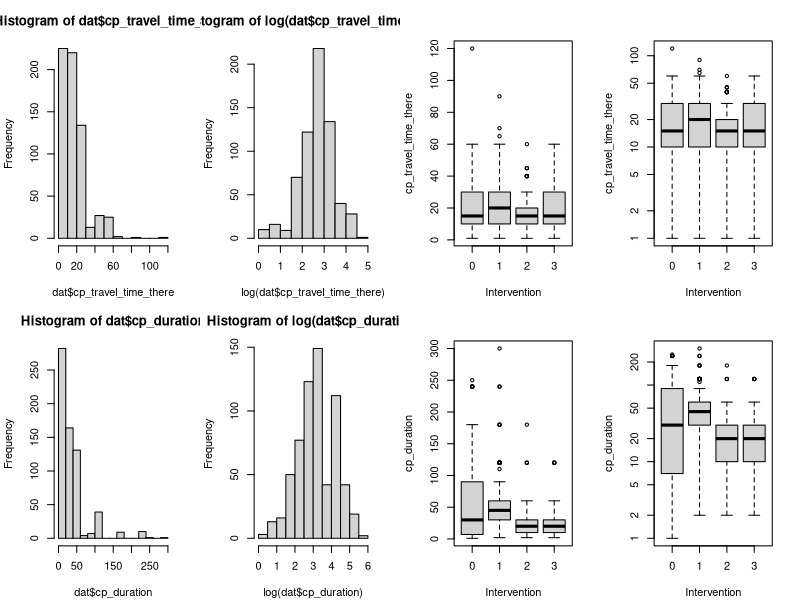
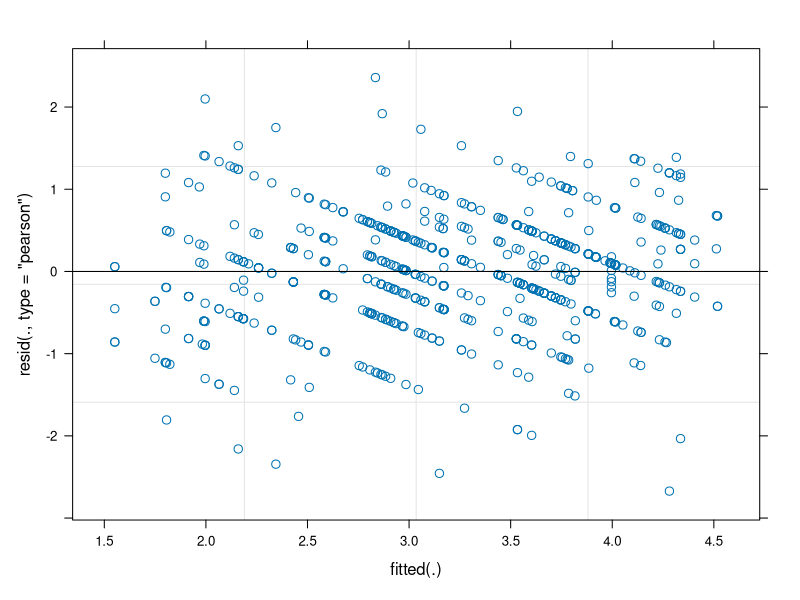
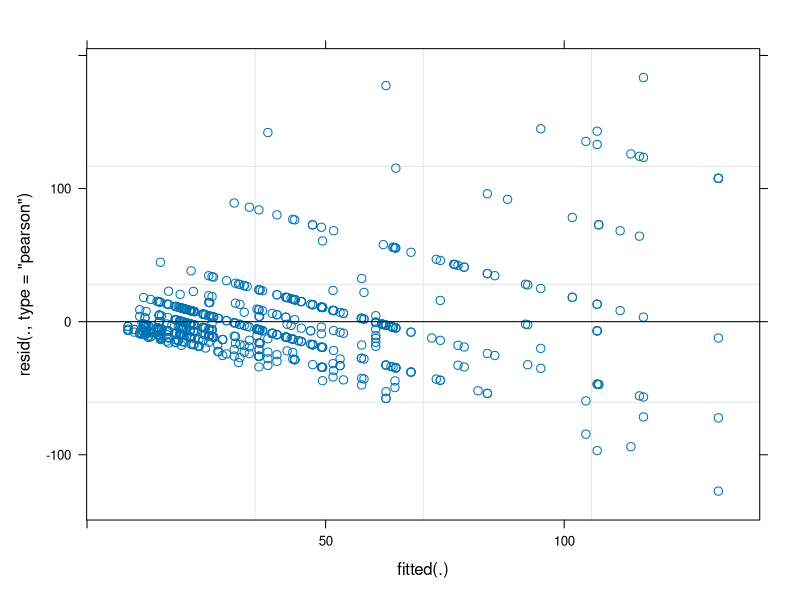

R code for these plots, in order:
rm(list=ls())
library(lme4)
library(lmerTest)

#' Load and tidy up data
dat <- read.csv("Time_Analysis_coded.csv")
head(dat)
tail(dat)

#' Any NAs?
sum(is.na(dat))

#' Create factors
dat$household_ID <- factor(dat$household_ID)
dat$district <- factor(dat$district)
dat$ward <- factor(dat$ward)
dat$village <- factor(dat$village)
dat$subvillage <- factor(dat$subvillage)
dat$Intervention <- factor(dat$Intervention)


#' Check design
table(dat$district)
table(dat$district, dat$ward)
table(dat$district, dat$Intervention)
table(dat$district, dat$campaign_type)

#' Check each row is a unique HH
length(dat$household_ID)
length(unique(dat$household_ID))

#' Check villages are uniquely labelled
table(rowSums(table(dat$village, dat$ward) > 0))
#' ...no re-use of village labels across wards.  

#' Check sub-villages are uniquely labelled
table(rowSums(table(dat$subvillage, dat$village) > 0))
#' ...one subvillages label occurs in two villages. Which one?
rev(sort(rowSums(table(dat$subvillage, dat$village) > 0)))
#' ... it's number 43:
dat[dat$subvillage == "43", ]

#' I'll assume this is an error and create a unique ID for subvillages
dat$subvillage <- paste(dat$village, dat$subvillage, sep = "-")

#' How many observations at the lowest level (subvillage)
summary(c(table(dat$subvillage)))
#' mean is 5, range is 1-10.  

#' Response: time taken by owner to reach the vaccination point
summary(dat$cp_travel_time_there) # no zeroes, handy for log transformation
summary(dat$cp_duration) # no zeroes, handy for log transformation
tapply(dat$cp_travel_time_there, dat$Intervention, summary)
tapply(dat$cp_duration, dat$Intervention, summary)

old.par <- par(mfrow = c(2, 4), mar = c(4.1, 4.1, 3.1, 2.1))
hist(dat$cp_travel_time_there)
hist(log(dat$cp_travel_time_there))
plot(cp_travel_time_there ~ Intervention, data = dat)
plot(cp_travel_time_there ~ Intervention, data = dat, log = "y")
hist(dat$cp_duration)
hist(log(dat$cp_duration))
boxplot(cp_duration ~ Intervention, data = dat)
boxplot(cp_duration ~ Intervention, data = dat, log = "y")
par(old.par)

#' LMM with log transformed response should work - logged 
#' times look pretty normal within intervention groups.  

#' Create a logged response 
dat$cp_duration.log <- log(dat$cp_duration)

#' Fit model  
fit.dur.full <-
  lmer(cp_duration.log ~ Intervention + district + (1 | ward) + (1 | village) + (1 | subvillage), 
       data = dat)
#' Ideally district would be a random effect but there aren't enough levels, so we'll
#' fit it as a fixed effect, and drop it if it isn't significant.  

#' Methods: Variation in duration of ... between interventions was modelled using a 
#' linear mixed model (LMM) fitted using REML, where log_e(duration) was the 
#' response, intervention and district were categorical fixed effects, 
#' and nested random intercepts were fitted at the ward, village and subvillage levels. 
#' The response was log-transformed to meet the assumptions of 
#' homoscedasticity and normality of residuals, which were checked visually by plotting 
#' the residuals against the fitted values.

plot(fit.dur.full) 
#' ...looks fine. 
#' Compare with the untransformed outcome:
plot(refit(fit.dur.full, newresp = dat$cp_duration))
#' ...severe heteroscedasticity.  

#' Model stats:
summary(fit.dur.full)
#' ...fairly substantial random effect variances at every level.  

#' Test for differences between districts and interventions
drop1(fit.dur.full)
#' District is n.s. (P = 0.099) so drop it:
fit.dur <- update(fit.dur.full, ~ . - district)
#' Test intervention
drop1(fit.dur)
#' ...no difference (P = 0.38). However I guess we should keep intervention
#' in the model because we want to estimate mean duration in each arm?  


#' Methods: Differences between districts and intervention arms in mean of 
#' log_e duration of ... were tested using an F-test, where Satterthwaite's 
#' approximation to the denominator degrees of freedom was used.  

#' Predict from model. Can do this by fitting a "no intercept" version of the model:
fit.dur.ni <- update(fit.dur, ~ . -1)
summary(fit.dur.ni)

#' Make table of predictions
pred.data <- data.frame(Intervention = paste0("Intervention", (levels(dat$Intervention))))
pred.data

#' Add logged predictions
pred.data$log.dur <- fixef(fit.dur.ni)[pred.data$Intervention]
pred.data$se <- coef(summary(fit.dur.ni))[pred.data$Intervention, "Std. Error"]
pred.data$df <- coef(summary(fit.dur.ni))[pred.data$Intervention, "df"] 
pred.data$log.ci.lower <- pred.data$log.dur - pred.data$se * qt(0.975, df = pred.data$df)
pred.data$log.ci.upper <- pred.data$log.dur + pred.data$se * qt(0.975, df = pred.data$df)
pred.data

#' Back-transform predictions.  
#' This requires correction for bias due to averaging over log-normal residual 
#' errors and random effects (Jensen's inequality).   
#' The back-transformation is exp(log.scale.mean + 0.5 * sum.of.variances)
sum.var <- sum(unlist(VarCorr(fit.dur))) + sigma(fit.dur)^2

#' So the simple method is biased:
exp(pred.data$log.dur)

#' This is unbiased:
pred.data$dur <- exp(pred.data$log.dur + 0.5 * sum.var)
pred.data$ci.lower <- exp(pred.data$log.ci.lower + 0.5 * sum.var)
pred.data$ci.upper <- exp(pred.data$log.ci.upper + 0.5 * sum.var)
pred.data

#' Methods: Wald 95% confidence intervals for mean duration within each intervention arm
#' were calculated in the lmerTest package (ref: citation("lmerTest")) 
#' using Satterthwaite's approximation to the t-distribution degrees of freedom. 
#' Back-transformation of mean duration of ... and its 95% confidence limits from the log
#' scale was adjusted for bias due to Jensen's inequality 
#' (ref: https://doi.org/10.1098/rsif.2017.0213).  


#' Out of interest, compare predicted means with raw means:
cbind(Pred = pred.data$dur, Raw = tapply(dat$cp_duration, dat$Intervention, mean))
#' ...some are quite different.  

#' Model-predicted means and 95% CIs:
pred.data[, c("Intervention", "dur", "ci.lower", "ci.upper")]
#' The 95% CIs are wide because there is substantial variation at the 
#' ward level so the effective sample size is closer to the number of wards per
#' intervention group than to the number of villages, SV, or HH
